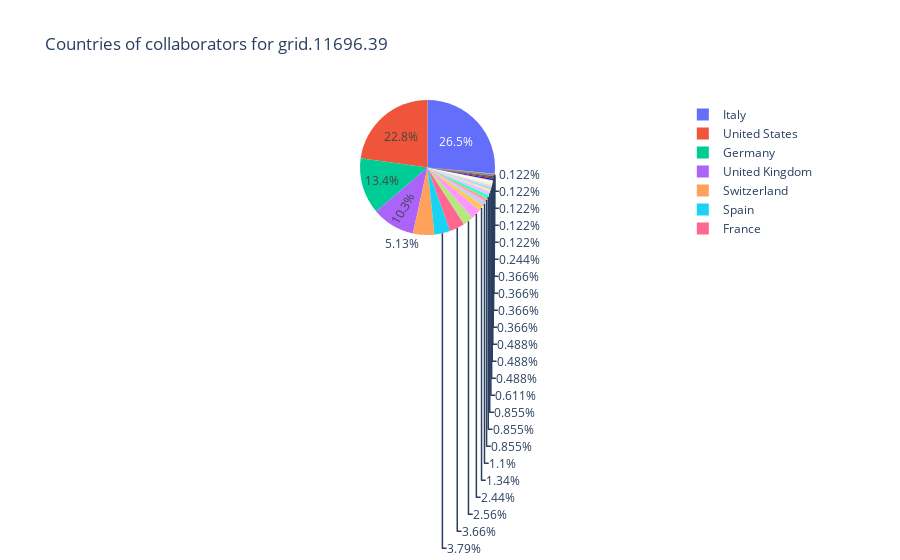

The notebook cell saved with this chart:
### Markdown cell above
## Countries of Industry Collaborators

We can use the same dataset to segment the data by country.

### Code cell
px.pie(affiliations, names="aff_country", height=600, 
      title=f"Countries of collaborators for {GRIDID}")

### Figure 1 — Plotly figure (JSON) as saved in the notebook; plotly's stock layout.template omitted (floating-point values rounded to 4 significant figures; data arrays with more than 128 entries replaced by an {"elided": "..."} marker saying what was removed)
{"data": [{"domain": {"x": [0, 1], "y": [0, 1]}, "hoverlabel": {"namelength": 0}, "hovertemplate": "aff_country=%{label}", "labels": {"elided": "819 str values"}, "legendgroup": "", "name": "", "showlegend": true, "type": "pie"}], "layout": {"autosize": true, "legend": {"tracegroupgap": 0}, "title": {"text": "Countries of collaborators for grid.11696.39"}}}
